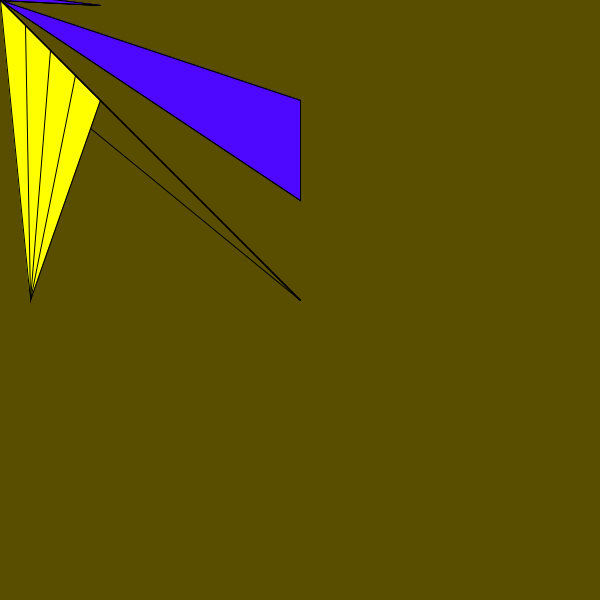
Frame 1 (no input)
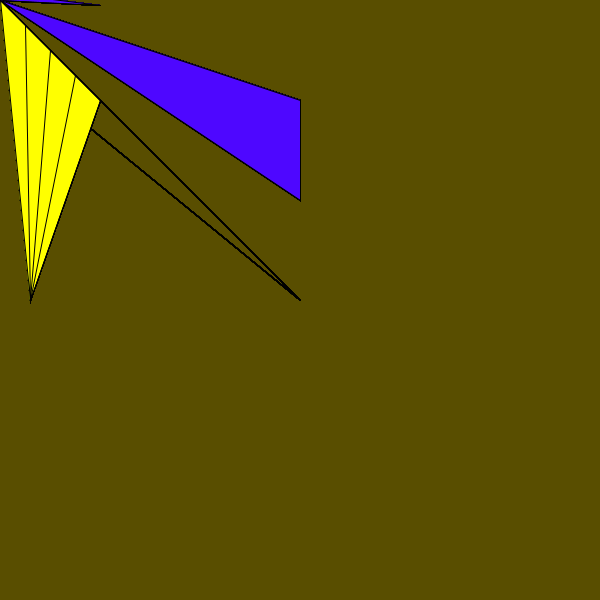
Frame 60 (the mouse pressed at the canvas centre just before this capture)
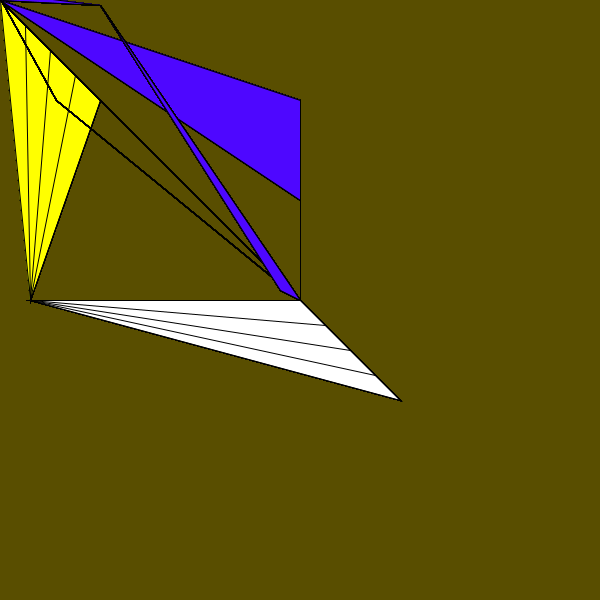
Frame 120 (the mouse held since frame 60 and released just before this capture)

The Processing sketch that drew these frames (run headless with seeded random() and noise(); from frame 60 on, the mouse is pressed at the canvas centre):

// Processing sketch: processing_186479
// ── processing_186479.pde

void setup() {
  size(600,600);
  background(89,78,0);
   
   
}
 
void draw(){
  fill(890900);
  smooth();
   for (int a = 2; a > 0; a -= 20) {
    triangle(56, 100, a, a,300,300);
                  }
               ;
  
               for (int b = 100; b > 0; b -= 25) {
     
             triangle(mouseX,mouseY,100,5,mouseX-20,mouseY-10);
                fill(459,456,mouseY);
             triangle(mouseX,mouseY,30,300,b+mouseX,b+mouseY);
             fill(78,7,790);
             triangle(300,300,mouseX,mouseY,b+mouseX,b+mouseY);
             triangle(300,200,300,100,mouseX,mouseY);
           
            
            
                  }
                
}
